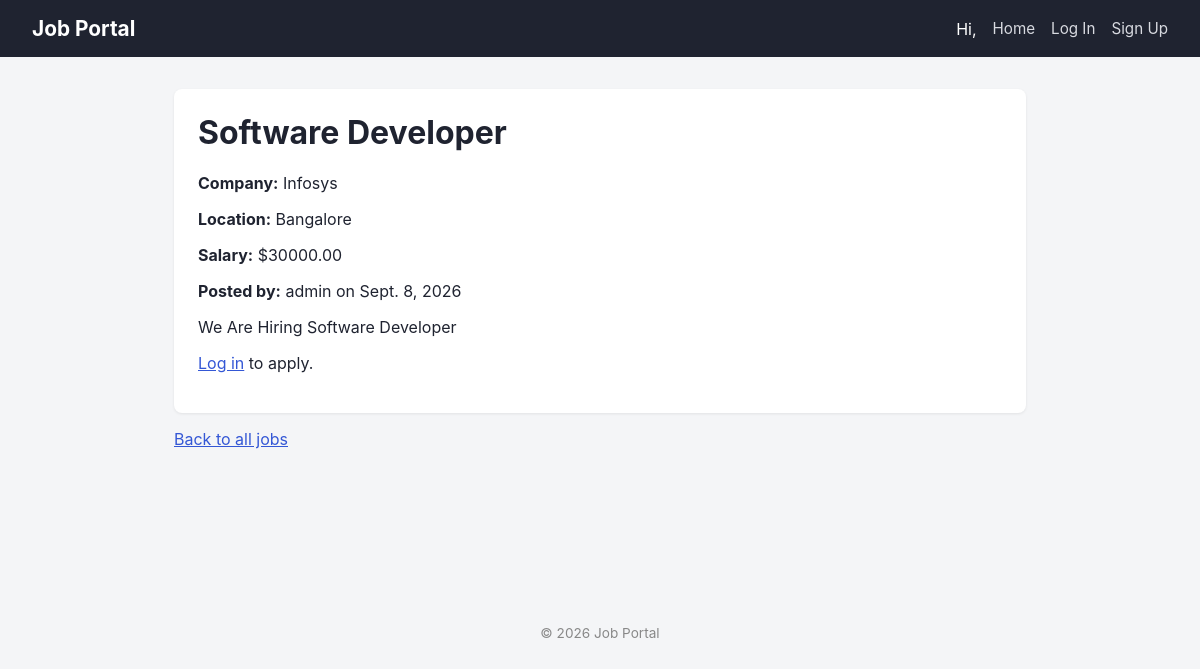
The app's page /jobs/1/, older data.
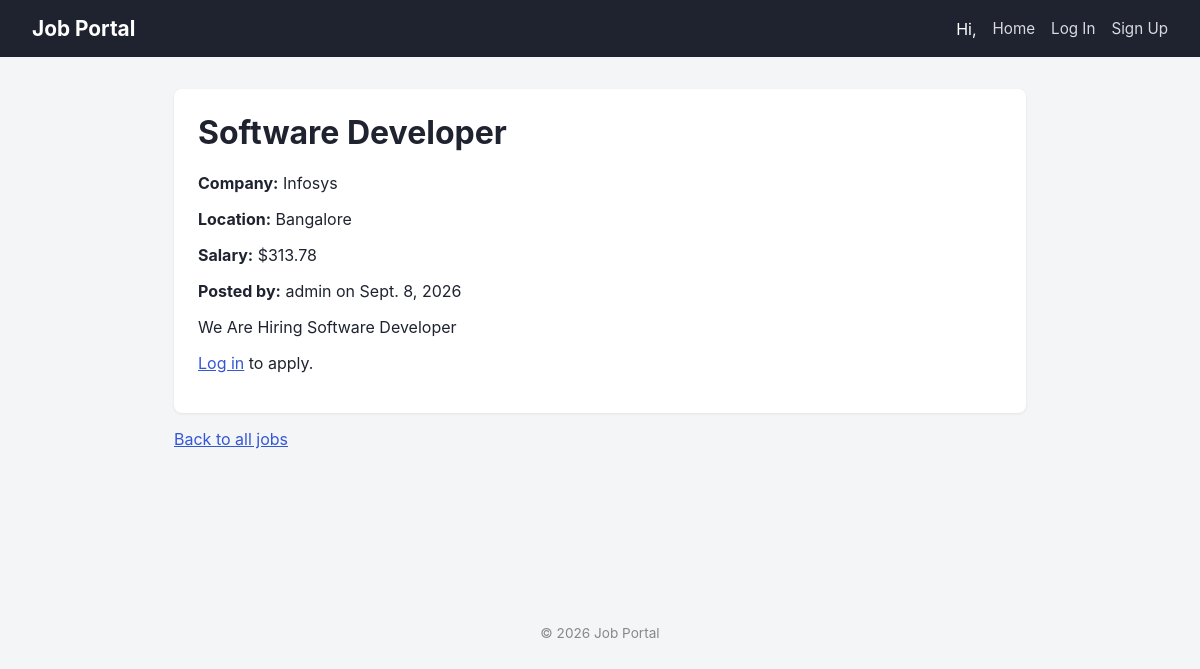
The same page, newer data.
### jobs/models.py (models this page shows, shortened)
class Job(models.Model):
    title = models.CharField(max_length=200)
    company_name = models.CharField(max_length=200)
    description = models.TextField()
    location = models.CharField(max_length=100)
    salary = models.DecimalField(max_digits=10, decimal_places=2)
    posted_by = models.ForeignKey(settings.AUTH_USER_MODEL, on_delete=models.CASCADE)
    date_posted = models.DateField(auto_now_add=True)
    class Meta:
        ordering = ['-date_posted']

### accounts/models.py (models this page shows)
class CustomUser(AbstractUser):
    ROLE_CHOICES = [
        ('employer', 'Employer'),
        ('seeker', 'Job Seeker'),
    ]
    role = models.CharField(max_length=20, choices=ROLE_CHOICES, default='seeker')
    def __str__(self):
        return self.username

### jobs/views.py (the view)
# urls.py: path('jobs/<int:pk>/', views.JobDetailView.as_view(), name='job-detail'),
class JobDetailView(DetailView):
    model = Job
    template_name = 'job_detail.html'
    def get_context_data(self, **kwargs):
        context = super().get_context_data(**kwargs)
        if self.request.user.is_authenticated:
            context['already_applied'] = Application.objects.filter(
                job=self.object, applicant=self.request.user
            ).exists()
        return context

### jobs/templates/job_detail.html (shortened to what this page needs)
{% extends "base.html" %}
{% block content %}
<div class="card">
    <h1>{{ job.title }}</h1>
    <p><strong>Company:</strong> {{ job.company_name }}</p>
    <p><strong>Location:</strong> {{ job.location }}</p>
    <p><strong>Salary:</strong> ${{ job.salary }}</p>
    <p><strong>Posted by:</strong> {{ job.posted_by }} on {{ job.date_posted }}</p>
    <p>{{ job.description }}</p>
    {% if user.is_authenticated %}
        {% if already_applied %}
            <p>You have already applied to this job.</p>
        {% else %}
            <form method="post" action="{% url 'apply-to-job' job.pk %}">
                {% csrf_token %}
                <button type="submit">Apply</button>
            </form>
        {% endif %}
        {% if user == job.posted_by %}
            <p>
                <a href="{% url 'job-update' job.pk %}">Edit</a> |
                <a href="{% url 'job-delete' job.pk %}">Delete</a>
            </p>
        {% endif %}
    {% else %}
        <p><a href="{% url 'login' %}">Log in</a> to apply.</p>
    {% endif %}
</div>
<p><a href="{% url 'job-list' %}">Back to all jobs</a></p>
{% endblock %}

### templates/base.html (shortened to what this page needs)
<!DOCTYPE html>
<html lang="en">
<head>
</head>
<body>
    <header>
        <a class="brand" href="{% url 'job-list' %}">Job Portal</a>
        <nav>
            <span>Hi, {{ user.username }}</span>
            <a href="{% url 'job-list' %}">Home</a>
            {% if user.is_authenticated %}
                <a href="{% url 'job-create' %}">Post a Job</a>
                <a href="{% url 'my-jobs' %}">My Jobs</a>
                <a href="{% url 'my-applications' %}">My Applications</a>
                <form method="post" action="{% url 'logout' %}">
                    {% csrf_token %}
                    <button type="submit" class="linklike">Log Out</button>
                </form>
            {% else %}
                <a href="{% url 'login' %}">Log In</a>
                <a href="{% url 'signup' %}">Sign Up</a>
            {% endif %}
        </nav>
    </header>
    <main>
        {% block content %}{% endblock %}
    </main>
    <footer>
        &copy; {% now "Y" %} Job Portal
    </footer>
</body>
</html>

### templates/base.html (style rules this page uses)
* { box-sizing: border-box; }
body { margin: 0; font-family: -apple-system, "Segoe UI", Roboto, Arial, sans-serif; background: #f4f5f7; color: #1f2330; }
header { background: #1f2330; color: #fff; padding: 1rem 2rem; display: flex; align-items: center; justify-content: space-between; flex-wrap: wrap; }
header a.brand { color: #fff; font-size: 1.3rem; font-weight: 700; text-decoration: none; }
nav { display: flex; gap: 1rem; align-items: center; flex-wrap: wrap; }
nav a { color: #d8dae0; text-decoration: none; font-size: 0.95rem; }
main { max-width: 900px; margin: 2rem auto; padding: 0 1.5rem; min-height: 60vh; }
.card { background: #fff; border-radius: 8px; padding: 1.5rem; box-shadow: 0 1px 3px rgba(0,0,0,0.08); margin-bottom: 1rem; }
h1 { margin-top: 0; }
a { color: #3457d5; }
footer { text-align: center; padding: 1.5rem; color: #888; font-size: 0.85rem; }

Row changes from the older to the newer data that the page shows:
changed Job "Software Developer": salary "30000.00" → "313.78"
